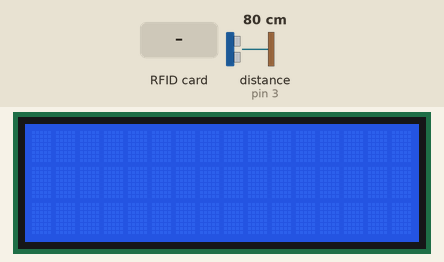
Recording of a sketch running on a simulated Arduino Uno, built with avr-gcc and run on an emulated ATmega328P. On the bench: 16×3 character LCD. Wiring (inferred from the names in the program): ultrasonic range finder: trigger pin 2; echo pin 3. Inputs (shaded band) come from the test bench; at power-on: distance to the obstacle (sensor on pin 3) 80 cm. The echo pulse lasts 58.3 µs per cm; what the sketch prints to the serial monitor is not drawn.

Above: at 1.3 s.
1.4 s: distance to the obstacle (sensor on pin 3) set to 18 cm
2.9 s: distance to the obstacle (sensor on pin 3) set to 13 cm
At 3.04 s:
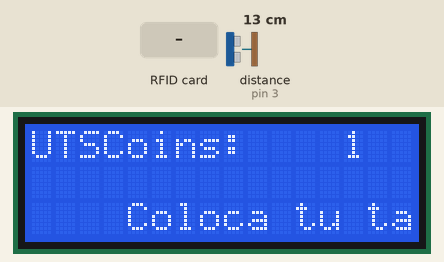
4.9 s: RFID card 5E 7A 19 C4 held to the reader
At 4.99 s:
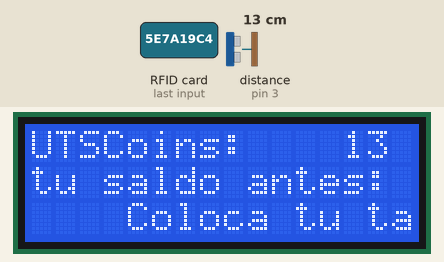
At 6.0 s:
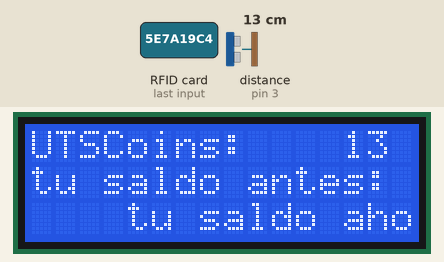
Timing chart, 0 to 7.9 s (numbered marks = the images above; inputs shaded):
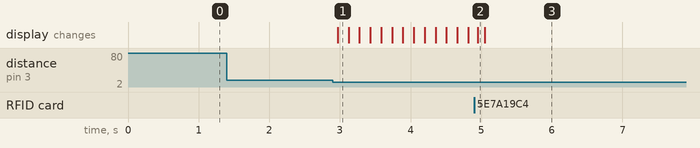

Measured:
- the behaviour switches between 16 and 15 cm on distance to the obstacle (sensor on pin 3) (found by bisection; images 0 and 1)
- after the input at 1.4 s, every drawn part: stays the same
- after the input at 2.9 s, the display: changes after 0.07 s (image 1)
- after the input at 4.9 s, the display: changes after 0.05 s (image 2)

The sketch:

PruebaSensorUltrasonico.ino
```cpp
#include <LiquidCrystal_I2C.h>
#include <Wire.h>
#include <SPI.h>
#include <MFRC522.h>

#define RST_PIN         9          // Configurable, see typical pin layout above
#define SS_PIN          10         // Configurable, see typical pin layout above

MFRC522 mfrc522(SS_PIN, RST_PIN);  // Create MFRC522 instance
LiquidCrystal_I2C lcd(0x27,16,3);  //Crear el objeto lcd  dirección  0x3F y 16 columnas x 2 filas

const int Trigger = 2;   //Pin digital 2 para el Trigger del sensor
const int Echo = 3;
long t; //timepo que demora en llegar el eco
long d; //distancia en centimetros

int cuenta =0;
int entero;

void setup() {
  Serial.begin(9600);//iniciailzamos la comunicación

  pinMode(Trigger, OUTPUT); //pin como salida
  pinMode(Echo, INPUT);  //pin como entrada
  digitalWrite(Trigger, LOW);//Inicializamos el pin con 0

  lcd.init();// Inicializar el LCD
  lcd.backlight();//Encender la luz de fondo.

  SPI.begin();      // Init SPI bus
  mfrc522.PCD_Init();   // Init MFRC522
  delay(4);       // Optional delay. Some board do need more time after init to be ready, see Readm
}

void loop(){
  digitalWrite(Trigger, HIGH);
  delayMicroseconds(10);          //Enviamos un pulso de 10us
  digitalWrite(Trigger, LOW);

  t = pulseIn(Echo, HIGH); //obtenemos el ancho del pulso
  d = t/59;             //escalamos el tiempo a una distancia en cm

  if (d < 15){
    //agregamos los contadores
    cuenta++;
    lcd.setCursor(0,0);
    lcd.print("UTSCoins:");
    lcd.setCursor(13, 0);
    lcd.print(cuenta);
    lcd.setCursor(0,3);
    lcd.print("Coloca tu tarjeta");
  }
  delay(100);

  if ( ! mfrc522.PICC_IsNewCardPresent()) {
    return;
  }
  if ( ! mfrc522.PICC_ReadCardSerial()) {
    return;
  }
  consegir_saldo();
  cuenta = cuenta + entero;
  Serial.println(cuenta);
  Escribir();
  delay(5000);
  lcd.clear();
  cuenta = 0;
}
void Escribir(){
  MFRC522::StatusCode status;
  MFRC522::MIFARE_Key key;
  byte block;
  byte len;
  byte buffer[34];
  String cadena;
  int var;
  char datos[16];
  Serial.print(F("Card UID:"));    //Dump UID
  for (byte i = 0; i < mfrc522.uid.size; i++) {
    Serial.print(mfrc522.uid.uidByte[i] < 0x10 ? " 0" : " ");
    Serial.print(mfrc522.uid.uidByte[i], HEX);
  }
  Serial.print(F(" PICC type: "));   // Dump PICC type
  MFRC522::PICC_Type piccType = mfrc522.PICC_GetType(mfrc522.uid.sak);
  Serial.println(mfrc522.PICC_GetTypeName(piccType));

  block = 1;


  for (byte i = 0; i < 6; i++) key.keyByte[i] = 0xFF;
  status = mfrc522.PCD_Authenticate(MFRC522::PICC_CMD_MF_AUTH_KEY_A, block, &key, &(mfrc522.uid));
  if (status != MFRC522::STATUS_OK) {
    Serial.print(F("PCD_Authenticate() failed: "));
    Serial.println(mfrc522.GetStatusCodeName(status));
    return;
  }
  else Serial.println(F("PCD_Authenticate() success: "));

  // Write block
  for (byte i = 0; i < 30; i++) buffer[i] = ' ';
  status = mfrc522.MIFARE_Write(block, buffer, 16);
  if (status != MFRC522::STATUS_OK) {
    Serial.print(F("MIFARE_Write() failed: "));
    Serial.println(mfrc522.GetStatusCodeName(status));
    return;
  }
  else Serial.println(F("MIFARE_Write() success: "));
  cadena = (String)cuenta;
  var = cadena.length();
  for (int i = 0; i < 16; i++) {
        datos[i] = ' ';

    }
  for (int i = 0; i < var; i++) {
        datos[i] = cadena[i];

    }

  status = mfrc522.MIFARE_Write(block, (byte *)datos, 16);
  if (status != MFRC522::STATUS_OK) {
    Serial.print(F("MIFARE_Write() failed: "));
    Serial.println(mfrc522.GetStatusCodeName(status));
    return;
  }
  else {
    Serial.println(F("MIFARE_Write() success: "));
    lcd.setCursor(0,0);
    lcd.print("UTSCoins:");
    lcd.setCursor(0, 2);
    lcd.print("tu saldo ahora:");
    lcd.setCursor(15, 2);
    lcd.print(cuenta);
  }

  Serial.println(" ");
  mfrc522.PICC_HaltA(); // Halt PICC
  mfrc522.PCD_StopCrypto1();  // Stop encryption on PCD
}


void consegir_saldo(){
  MFRC522::StatusCode status;
  MFRC522::MIFARE_Key key;
  char cadena2[16];
  String cadena3;
  byte buffer2[18];
  byte block;
  byte len;
  block = 1;
  len = 18;
  for (byte i = 0; i < 6; i++) key.keyByte[i] = 0xFF;
  status = mfrc522.PCD_Authenticate(MFRC522::PICC_CMD_MF_AUTH_KEY_A, 1, &key, &(mfrc522.uid)); //line 834
  if (status != MFRC522::STATUS_OK) {
    Serial.print(F("Authentication failed: "));
    Serial.println(mfrc522.GetStatusCodeName(status));
    return;
  }

  status = mfrc522.MIFARE_Read(block, buffer2, &len);
  if (status != MFRC522::STATUS_OK) {
    Serial.print(F("Reading failed: "));
    Serial.println(mfrc522.GetStatusCodeName(status));
    return;
  }

  //PRINT LAST NAME
  for (uint8_t i = 0; i < 16; i++) {
    cadena2 [i]= buffer2[i];
  }

  for(int i = 0; i < 5; i++){
    cadena3 = cadena3+cadena2[i];
  }
  entero = cadena3.toInt();
  lcd.setCursor(0,0);
  lcd.print("UTSCoins:");
  lcd.setCursor(0, 1);
  lcd.print("tu saldo antes:" + cadena3);


}
```
